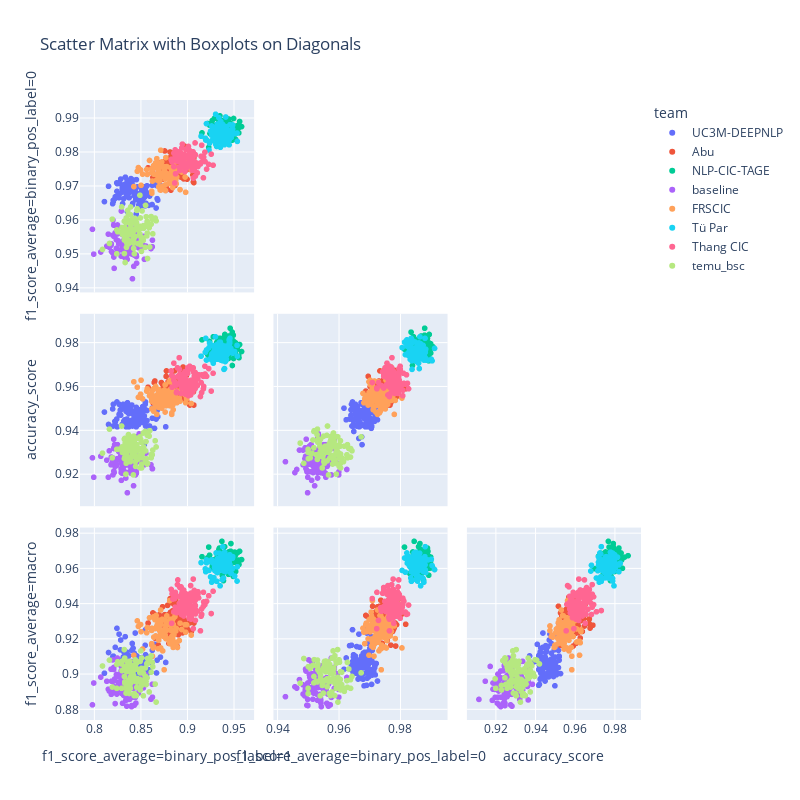

Notebook code cell kept with this figure:
### Code cell
# Crear el scatter matrix con plotly.express, coloreado por 'Fruit'
fig = px.scatter_matrix(df_wide_format_dynamic, dimensions=df_wide_format_dynamic.columns[1:].tolist(),
                        color='team', title="Scatter Matrix with Boxplots on Diagonals")

# Ajustar el tamaño del gráfico
fig.update_layout(width=800, height=800)
fig.update_traces(diagonal_visible=False, showupperhalf=False)

# Mostrar el gráfico
fig.show()
